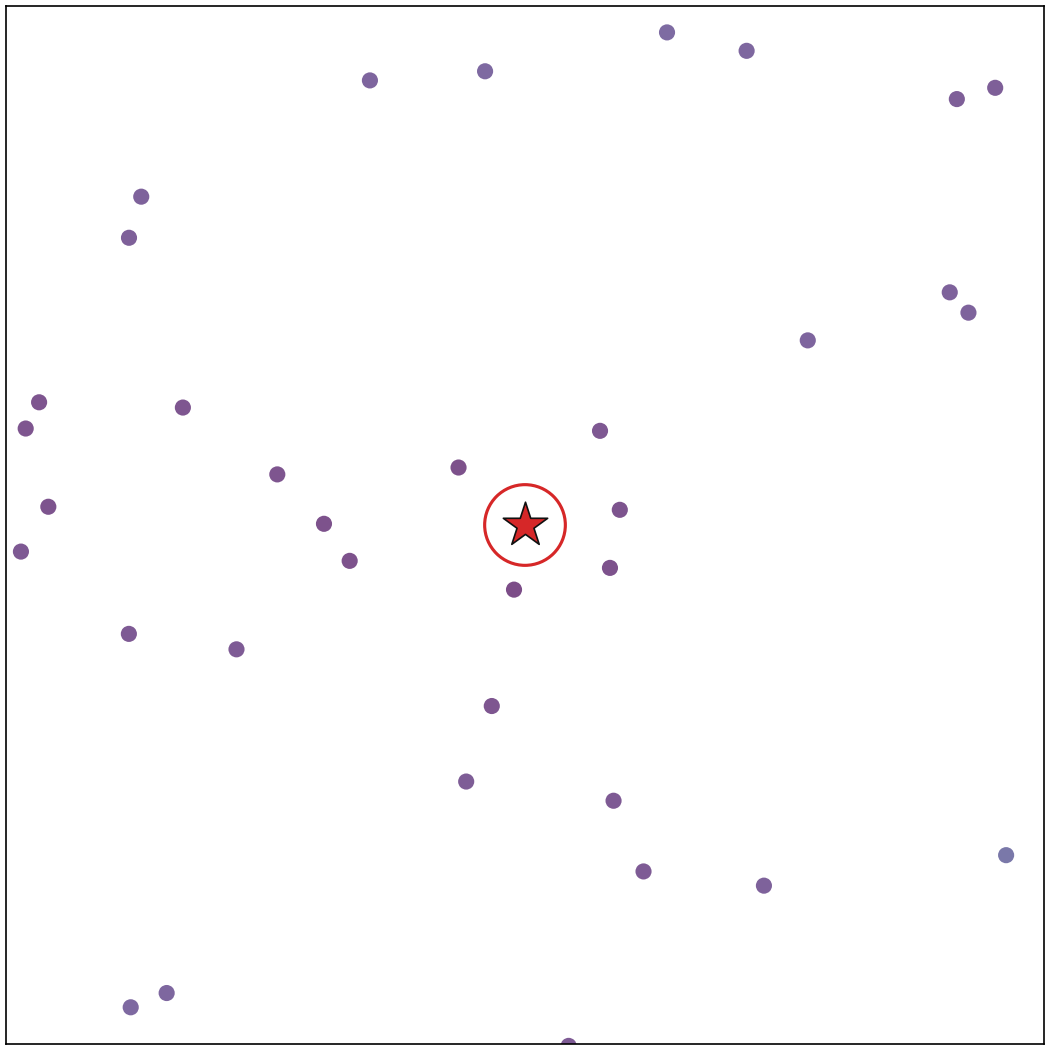

Write the Python code that produced this figure.
"""畫出 test set 的 latent 分布（點依分數上色），並標出目標 patch。
版型比照 experiment/2.2.1_case_outlier 的左半張圖。
"""
import os
import sys

import matplotlib.pyplot as plt

sys.path.insert(0, os.path.dirname(os.path.abspath(__file__)))
import flow_common  # noqa: E402

plt.rcParams['font.sans-serif'] = ['Heiti TC', 'PingFang TC', 'Arial Unicode MS']
plt.rcParams['axes.unicode_minus'] = False

ZOOM = 2.0   # 視野邊長（latent 單位），以目標 patch 為中心
DOT = 60     # 背景點大小

out_dir = os.path.dirname(os.path.abspath(__file__))

info = flow_common.load()
z, score, pos = info['z_test'], info['score'], info['pos']

fig, ax = plt.subplots(figsize=(7, 7), layout='constrained')
ax.scatter(z[:, 0], z[:, 1], c=score, s=DOT, cmap=flow_common.CMAP,
           linewidths=0, alpha=0.7, rasterized=True)

ax.scatter(z[pos, 0], z[pos, 1], s=1500, facecolors='none', edgecolors='#d62728',
           linewidths=1.5, zorder=5)
ax.scatter(z[pos, 0], z[pos, 1], s=500, marker='*', c='#d62728',
           edgecolors='#111111', linewidths=0.8, zorder=6)

center, half = z[pos], ZOOM / 2
ax.set_xlim(center[0] - half, center[0] + half)
ax.set_ylim(center[1] - half, center[1] + half)
ax.set_aspect('equal', adjustable='box')
ax.set_xticks([])
ax.set_yticks([])
ax.grid(alpha=0.15)

out = os.path.join(out_dir, 'draw_latent.png')
fig.savefig(out, dpi=150)

print(f"test set {len(z)} 個 patch，分數中位數 {float(score.mean()):.4f}")
print(f"目標 patch id={info['target']}（第 {flow_common.PCT} 百分位），"
      f"POI {int(info['data'].n_poi[info['target']])} 個，分數 {score[pos]:.4f}，"
      f"z=({z[pos, 0]:+.3f}, {z[pos, 1]:+.3f})")
print(f"已存 {out}")
